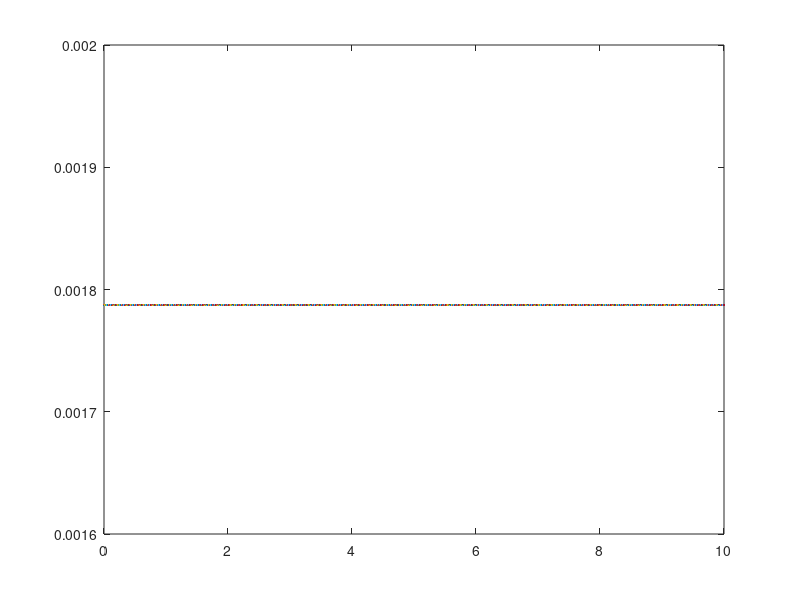

Write MATLAB code to recreate this figure.
delta = 0.01
t = [0:delta:10];
z(1) = 3;
y(1) = 1;
k = 1
for x  = [0:delta:10]
	y(k+1) = delta * z(k) + y(k);
	z(k+1) = -delta * (2 * z(k) + y(k)) + z(k);
	k = k+1;
end
plot(t, y(1,end-1), '.')
